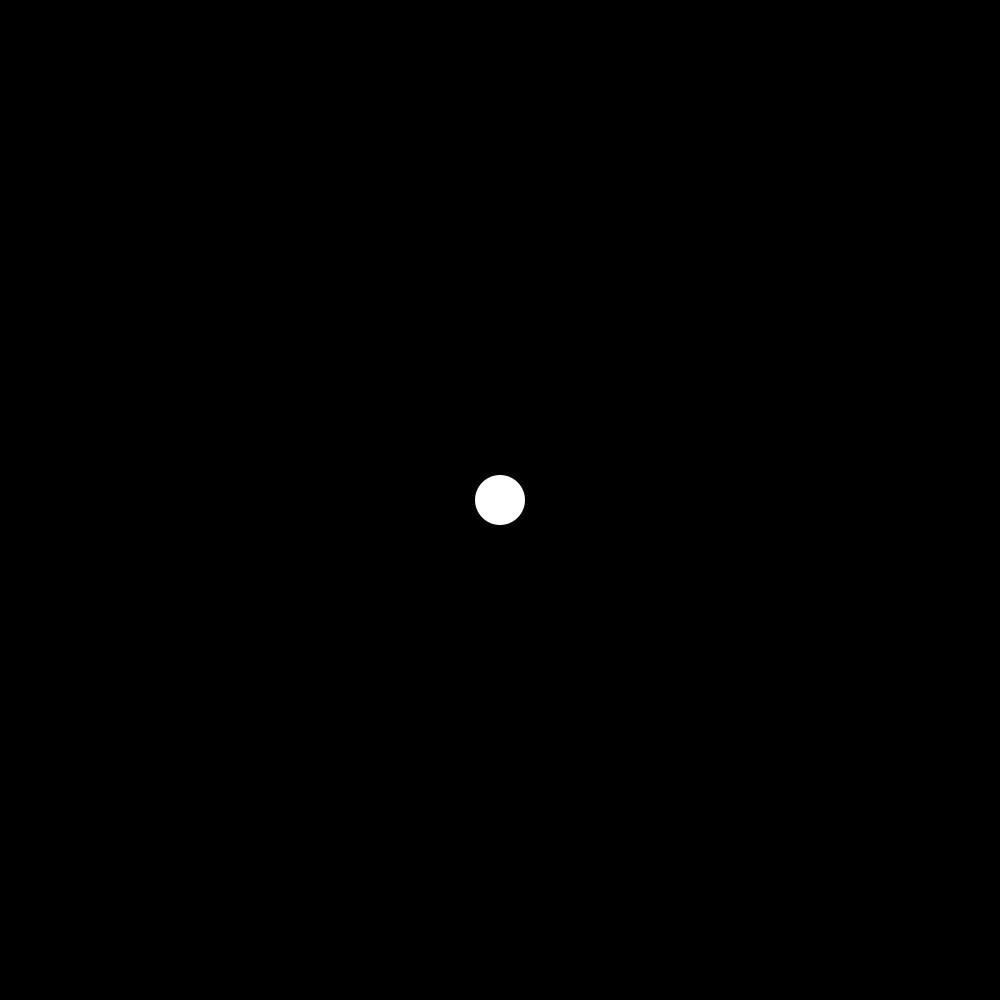
Frame 1 (no input)
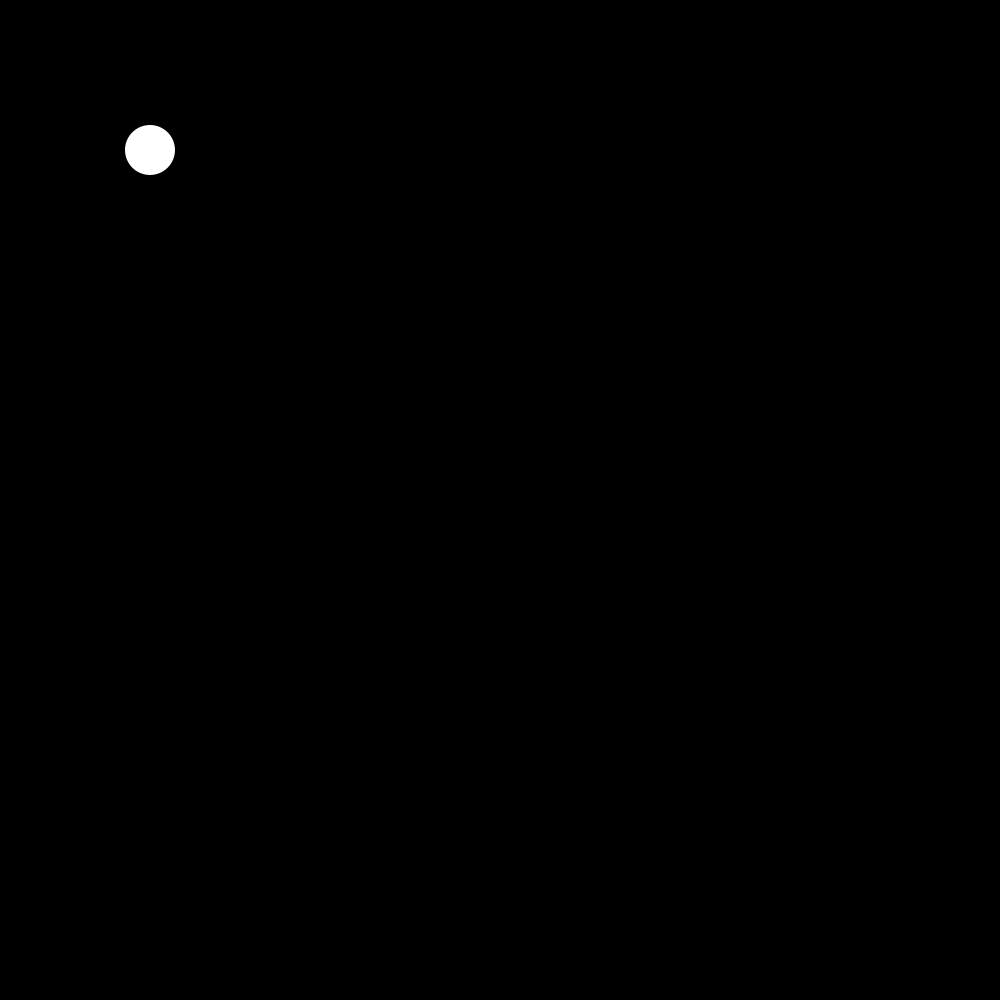
Frame 60 (the mouse pressed at the canvas centre just before this capture)
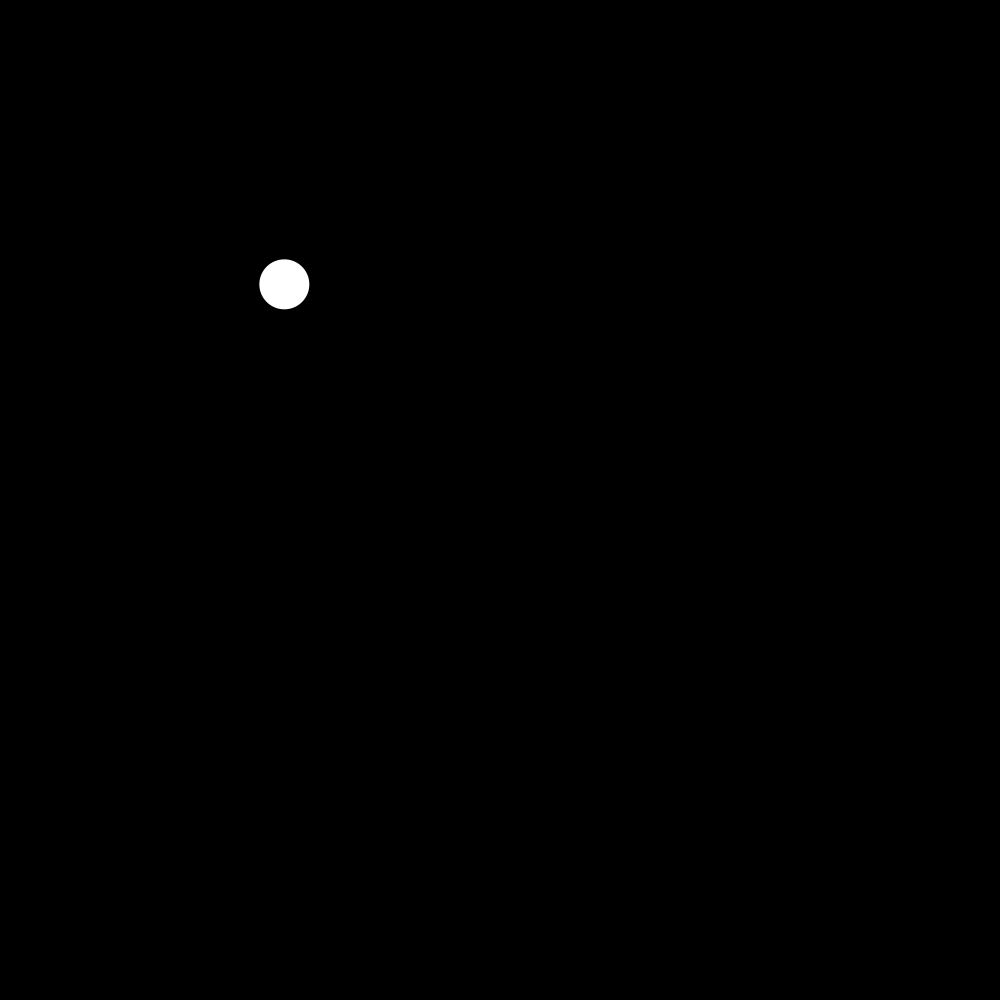
Frame 120 (the mouse held since frame 60 and released just before this capture)

The Processing sketch that drew these frames (run headless with seeded random() and noise(); from frame 60 on, the mouse is pressed at the canvas centre):

// Processing sketch: cc_tut_vectors_04
// ── cc_tut_vectors_04.pde
Agent myAgent;

void setup() {
  size(1000, 1000);
  myAgent = new Agent();

}

void draw() {
  background(0);
  
  myAgent.seek(new PVector(mouseX, mouseY));
  myAgent.update();
  myAgent.edges();
  myAgent.show();
}

// ── Agent.pde
class Agent {
  PVector position;
  PVector velocity;
  PVector acceleration;
  float maxSpeed;
  
  Agent() {
    position = new PVector(width/2, height/2);
    velocity = new PVector(0, 0);
    acceleration = new PVector(0, 0);
    maxSpeed = 10;
  }
  
  void update() {
    position.add(velocity);
    velocity.add(acceleration);
    velocity.limit(maxSpeed);
  }
  
  void show() {
    noStroke();
    fill(255);
    circle(position.x, position.y, 50);
  }
  
  void seek(PVector target) {
    PVector direction = new PVector();
    direction = PVector.sub(target, position);
    direction.normalize();
    acceleration = direction;
    acceleration.mult(0.5);
  }
  
  void edges() {
    if(position.x < 0) {
      position.x = width;
    }
    if(position.x > width) {
      position.x = 0;
    }
    
    if(position.y < 0) {
      position.y = height;
    }
    if(position.y > height) {
      position.y = 0;
    }
  }
}
